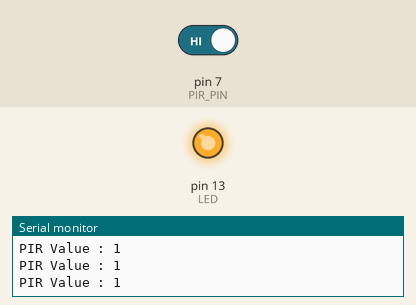
Bench run of a sketch on a simulated Arduino Uno, built with avr-gcc and run on an emulated ATmega328P. Parts: output pins drawn as LEDs (lit = HIGH), the last lines printed to the serial monitor. Inputs (shaded band) come from the test bench; at power-on: pin 7 (PIR_PIN) HIGH.

Above: at 1.2 s.
1.3 s: pin 7 (PIR_PIN) driven LOW
At 1.9 s:
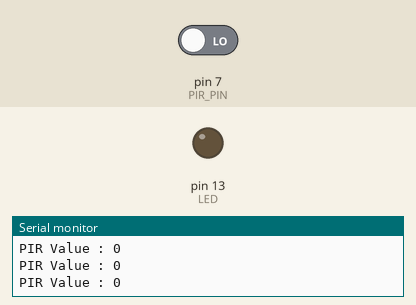
2.8 s: pin 7 (PIR_PIN) driven HIGH
At 4.1 s:
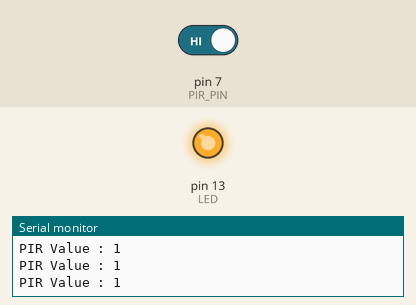
Timing chart, 0 to 5.8 s (numbered marks = the images above; inputs shaded):
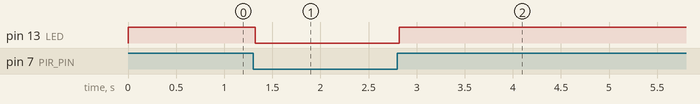

Measured:
- after the input at 1.3 s, pin 13 (LED): HIGH → LOW at once
- after the input at 2.8 s, pin 13 (LED): LOW → HIGH at once

The sketch:

ex_pir_led.ino
```cpp
//인체 감지센서(PIR) 실습 : 감지시 내장 led 점등
#define PIR_PIN 7
#define LED 13

void setup() {
  // put your setup code here, to run once:
  Serial.begin(9600);
  pinMode(PIR_PIN, INPUT);
  pinMode(LED, OUTPUT);
}

void loop() {
  // put your main code here, to run repeatedly:
  int value = digitalRead(PIR_PIN);
  Serial.print("PIR Value : ");
  Serial.println(value);

//  if (value == 0)digitalWrite(LED, LOW);
//  else digitalWrite(LED, HIGH);
  digitalWrite(LED, value);
}
```
